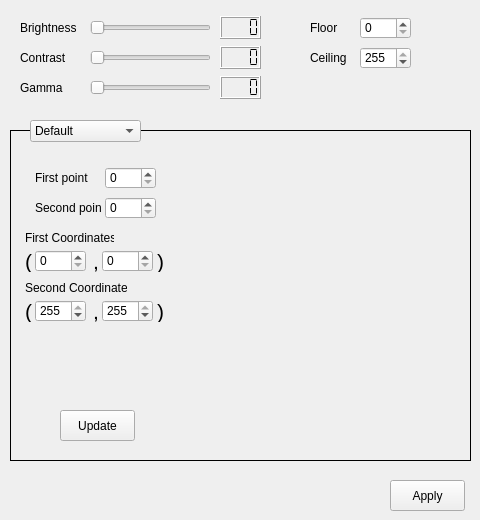
    <widget class="QWidget" name="tabGreen">
     <attribute name="title">
      <string>Green</string>
     </attribute>
     <widget class="QPushButton" name="pbGreenApply">
      <property name="geometry">
       <rect>
        <x>390</x>
        <y>480</y>
        <width>75</width>
        <height>31</height>
       </rect>
      </property>
      <property name="text">
       <string>Apply</string>
      </property>
     </widget>
     <widget class="QLabel" name="label_3">
      <property name="geometry">
       <rect>
        <x>20</x>
        <y>20</y>
        <width>61</width>
        <height>16</height>
       </rect>
      </property>
      <property name="text">
       <string>Brightness</string>
      </property>
     </widget>
     <widget class="QLabel" name="label_35">
      <property name="geometry">
       <rect>
        <x>20</x>
        <y>50</y>
        <width>61</width>
        <height>16</height>
       </rect>
      </property>
      <property name="text">
       <string>Contrast</string>
      </property>
     </widget>
     <widget class="QLabel" name="label_38">
      <property name="geometry">
       <rect>
        <x>20</x>
        <y>80</y>
        <width>61</width>
        <height>16</height>
       </rect>
      </property>
      <property name="text">
       <string>Gamma</string>
      </property>
     </widget>
     <widget class="QLabel" name="label_36">
      <property name="geometry">
       <rect>
        <x>310</x>
        <y>20</y>
        <width>51</width>
        <height>16</height>
       </rect>
      </property>
      <property name="text">
       <string>Floor</string>
      </property>
     </widget>
     <widget class="QLabel" name="label_37">
      <property name="geometry">
       <rect>
        <x>310</x>
        <y>50</y>
        <width>51</width>
        <height>16</height>
       </rect>
      </property>
      <property name="text">
       <string>Ceiling</string>
      </property>
     </widget>
     <widget class="QSpinBox" name="sbGreenFloor">
      <property name="geometry">
       <rect>
        <x>360</x>
        <y>17</y>
        <width>51</width>
        <height>22</height>
       </rect>
      </property>
      <property name="maximum">
       <number>255</number>
      </property>
     </widget>
     <widget class="QSpinBox" name="sbGreenCeiling">
      <property name="geometry">
       <rect>
        <x>360</x>
        <y>47</y>
        <width>51</width>
        <height>22</height>
       </rect>
      </property>
      <property name="maximum">
       <number>255</number>
      </property>
      <property name="value">
       <number>255</number>
      </property>
     </widget>
     <widget class="QSlider" name="hsGreenBrightness">
      <property name="geometry">
       <rect>
        <x>90</x>
        <y>17</y>
        <width>121</width>
        <height>21</height>
       </rect>
      </property>
      <property name="maximum">
       <number>200</number>
      </property>
      <property name="orientation">
       <enum>Qt::Horizontal</enum>
      </property>
     </widget>
     <widget class="QSlider" name="hsGreenContrast">
      <property name="geometry">
       <rect>
        <x>90</x>
        <y>47</y>
        <width>121</width>
        <height>21</height>
       </rect>
      </property>
      <property name="maximum">
       <number>200</number>
      </property>
      <property name="orientation">
       <enum>Qt::Horizontal</enum>
      </property>
     </widget>
     <widget class="QSlider" name="hsGreenGamma">
      <property name="geometry">
       <rect>
        <x>90</x>
        <y>77</y>
        <width>121</width>
        <height>21</height>
       </rect>
      </property>
      <property name="maximum">
       <number>400</number>
      </property>
      <property name="orientation">
       <enum>Qt::Horizontal</enum>
      </property>
     </widget>
     <widget class="QLCDNumber" name="lnGreenBrightness">
      <property name="geometry">
       <rect>
        <x>220</x>
        <y>16</y>
        <width>41</width>
        <height>23</height>
       </rect>
      </property>
      <property name="digitCount">
       <number>4</number>
      </property>
      <property name="segmentStyle">
       <enum>QLCDNumber::Flat</enum>
      </property>
     </widget>
     <widget class="QLCDNumber" name="lnGreenContrast">
      <property name="geometry">
       <rect>
        <x>220</x>
        <y>46</y>
        <width>41</width>
        <height>23</height>
       </rect>
      </property>
      <property name="digitCount">
       <number>4</number>
      </property>
      <property name="segmentStyle">
       <enum>QLCDNumber::Flat</enum>
      </property>
     </widget>
     <widget class="QLCDNumber" name="lnGreenGamma">
      <property name="geometry">
       <rect>
        <x>220</x>
        <y>76</y>
        <width>41</width>
        <height>23</height>
       </rect>
      </property>
      <property name="digitCount">
       <number>4</number>
      </property>
      <property name="segmentStyle">
       <enum>QLCDNumber::Flat</enum>
      </property>
     </widget>
     <widget class="QFrame" name="frame_2">
      <property name="geometry">
       <rect>
        <x>10</x>
        <y>130</y>
        <width>461</width>
        <height>331</height>
       </rect>
      </property>
      <property name="frameShape">
       <enum>QFrame::Panel</enum>
      </property>
      <property name="frameShadow">
       <enum>QFrame::Plain</enum>
      </property>
      <widget class="QLabel" name="label_20">
       <property name="geometry">
        <rect>
         <x>15</x>
         <y>100</y>
         <width>89</width>
         <height>16</height>
        </rect>
       </property>
       <property name="text">
        <string>First Coordinates</string>
       </property>
      </widget>
      <widget class="QLabel" name="label_12">
       <property name="geometry">
        <rect>
         <x>15</x>
         <y>120</y>
         <width>16</width>
         <height>22</height>
        </rect>
       </property>
       <property name="font">
        <font>
         <family>MS UI Gothic</family>
         <pointsize>16</pointsize>
         <italic>false</italic>
         <bold>false</bold>
         <underline>false</underline>
         <strikeout>false</strikeout>
        </font>
       </property>
       <property name="text">
        <string>(</string>
       </property>
      </widget>
      <widget class="QSpinBox" name="sbGreenFirstXCoordinates">
       <property name="geometry">
        <rect>
         <x>25</x>
         <y>120</y>
         <width>51</width>
         <height>22</height>
        </rect>
       </property>
       <property name="maximum">
        <number>255</number>
       </property>
      </widget>
      <widget class="QLabel" name="label_19">
       <property name="geometry">
        <rect>
         <x>15</x>
         <y>150</y>
         <width>102</width>
         <height>16</height>
        </rect>
       </property>
       <property name="text">
        <string>Second Coordinates</string>
       </property>
      </widget>
      <widget class="QLabel" name="label_15">
       <property name="geometry">
        <rect>
         <x>15</x>
         <y>170</y>
         <width>16</width>
         <height>22</height>
        </rect>
       </property>
       <property name="font">
        <font>
         <family>MS UI Gothic</family>
         <pointsize>16</pointsize>
         <italic>false</italic>
         <bold>false</bold>
         <underline>false</underline>
         <strikeout>false</strikeout>
        </font>
       </property>
       <property name="text">
        <string>(</string>
       </property>
      </widget>
      <widget class="QSpinBox" name="sbGreenSecondXCoordinates">
       <property name="geometry">
        <rect>
         <x>25</x>
         <y>170</y>
         <width>51</width>
         <height>22</height>
        </rect>
       </property>
       <property name="maximum">
        <number>255</number>
       </property>
       <property name="value">
        <number>255</number>
       </property>
      </widget>
      <widget class="QPushButton" name="pbGreenUpdate">
       <property name="geometry">
        <rect>
         <x>50</x>
         <y>280</y>
         <width>75</width>
         <height>31</height>
        </rect>
       </property>
       <property name="text">
        <string>Update</string>
       </property>
      </widget>
      <widget class="QSpinBox" name="sbGreenFirstPoint">
       <property name="geometry">
        <rect>
         <x>95</x>
         <y>37</y>
         <width>51</width>
         <height>22</height>
        </rect>
       </property>
       <property name="maximum">
        <number>255</number>
       </property>
      </widget>
      <widget class="QLabel" name="label_16">
       <property name="geometry">
        <rect>
         <x>25</x>
         <y>70</y>
         <width>66</width>
         <height>16</height>
        </rect>
       </property>
       <property name="text">
        <string>Second point</string>
       </property>
      </widget>
      <widget class="QSpinBox" name="sbGreenSecondPoint">
       <property name="geometry">
        <rect>
         <x>95</x>
         <y>67</y>
         <width>51</width>
         <height>22</height>
        </rect>
       </property>
       <property name="maximum">
        <number>255</number>
       </property>
      </widget>
      <widget class="QLabel" name="label_14">
       <property name="geometry">
        <rect>
         <x>83</x>
         <y>170</y>
         <width>16</width>
         <height>22</height>
        </rect>
       </property>
       <property name="font">
        <font>
         <family>MS UI Gothic</family>
         <pointsize>16</pointsize>
         <italic>false</italic>
         <bold>false</bold>
         <underline>false</underline>
         <strikeout>false</strikeout>
        </font>
       </property>
       <property name="text">
        <string>,</string>
       </property>
      </widget>
      <widget class="QSpinBox" name="sbGreenSecondYCoordinates">
       <property name="geometry">
        <rect>
         <x>92</x>
         <y>170</y>
         <width>51</width>
         <height>22</height>
        </rect>
       </property>
       <property name="maximum">
        <number>255</number>
       </property>
       <property name="value">
        <number>255</number>
       </property>
      </widget>
      <widget class="QLabel" name="label_18">
       <property name="geometry">
        <rect>
         <x>147</x>
         <y>170</y>
         <width>16</width>
         <height>22</height>
        </rect>
       </property>
       <property name="font">
        <font>
         <family>MS UI Gothic</family>
         <pointsize>16</pointsize>
         <italic>false</italic>
         <bold>false</bold>
         <underline>false</underline>
         <strikeout>false</strikeout>
        </font>
       </property>
       <property name="text">
        <string>)</string>
       </property>
      </widget>
      <widget class="QLabel" name="label_11">
       <property name="geometry">
        <rect>
         <x>25</x>
         <y>40</y>
         <width>53</width>
         <height>16</height>
        </rect>
       </property>
       <property name="text">
        <string>First point</string>
       </property>
      </widget>
      <widget class="QLabel" name="label_13">
       <property name="geometry">
        <rect>
         <x>83</x>
         <y>120</y>
         <width>16</width>
         <height>22</height>
        </rect>
       </property>
       <property name="font">
        <font>
         <family>MS UI Gothic</family>
         <pointsize>16</pointsize>
         <italic>false</italic>
         <bold>false</bold>
         <underline>false</underline>
         <strikeout>false</strikeout>
        </font>
       </property>
       <property name="text">
        <string>,</string>
       </property>
      </widget>
      <widget class="QSpinBox" name="sbGreenFirstYCoordinates">
       <property name="geometry">
        <rect>
         <x>92</x>
         <y>120</y>
         <width>51</width>
         <height>22</height>
        </rect>
       </property>
       <property name="maximum">
        <number>255</number>
       </property>
      </widget>
      <widget class="QLabel" name="label_17">
       <property name="geometry">
        <rect>
         <x>147</x>
         <y>120</y>
         <width>16</width>
         <height>22</height>
        </rect>
       </property>
       <property name="font">
        <font>
         <family>MS UI Gothic</family>
         <pointsize>16</pointsize>
         <italic>false</italic>
         <bold>false</bold>
         <underline>false</underline>
         <strikeout>false</strikeout>
        </font>
       </property>
       <property name="text">
        <string>)</string>
       </property>
      </widget>
      <widget class="mtMeter" name="mGreenVRR" native="true">
       <property name="geometry">
        <rect>
         <x>170</x>
         <y>40</y>
         <width>21</width>
         <height>256</height>
        </rect>
       </property>
      </widget>
      <widget class="mtMeter" name="mGreenHU" native="true">
       <property name="geometry">
        <rect>
         <x>190</x>
         <y>295</y>
         <width>256</width>
         <height>20</height>
        </rect>
       </property>
      </widget>
      <widget class="mtTBarGraph" name="bgGreenBrightnessGraph" native="true">
       <property name="geometry">
        <rect>
         <x>190</x>
         <y>40</y>
         <width>256</width>
         <height>256</height>
        </rect>
       </property>
      </widget>
     </widget>
     <widget class="QComboBox" name="cbGreenGraphType">
      <property name="geometry">
       <rect>
        <x>30</x>
        <y>120</y>
        <width>111</width>
        <height>22</height>
       </rect>
      </property>
      <item>
       <property name="text">
        <string>Default</string>
       </property>
      </item>
      <item>
       <property name="text">
        <string>Straight Line</string>
       </property>
      </item>
      <item>
       <property name="text">
        <string>Hight Pass</string>
       </property>
      </item>
      <item>
       <property name="text">
        <string>Low Pass</string>
       </property>
      </item>
      <item>
       <property name="text">
        <string>UpDown Pass</string>
       </property>
      </item>
      <item>
       <property name="text">
        <string>DownUp Pass</string>
       </property>
      </item>
      <item>
       <property name="text">
        <string>Shigmoid Curve</string>
       </property>
      </item>
      <item>
       <property name="text">
        <string>Logarithm</string>
       </property>
      </item>
     </widget>
    </widget>
